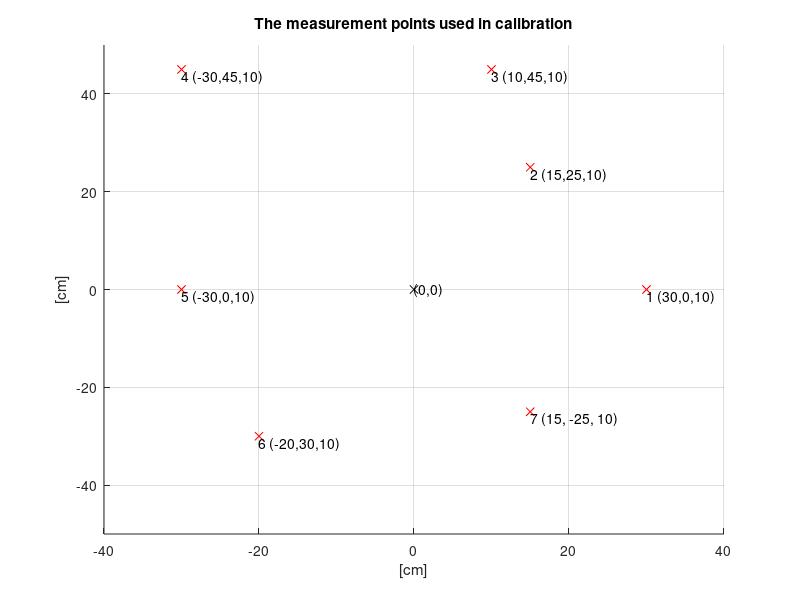

Write the MATLAB code that produced this figure.
%   Used to draw measurements
clc
clear all
close all
p = [30, 0, 10; 
    15, 25, 10;
    10, 45, 10;
    -30, 45, 10;
    -30, 0, 10;
    -20, -30, 10;
    15, -25, 10]';

figure()
hold on
grid on
axis([-40,40, -50, 50])
plot(0,0,'xk')
text(0,0,'(0,0)')
plot(p(1,:), p(2,:), 'rx')
names = {'1 (30,0,10)';'2 (15,25,10)';'3 (10,45,10)';'4 (-30,45,10)';'5 (-30,0,10)';'6 (-20,30,10)';'7 (15, -25, 10)'}; 
%names ={'x1';'x2';'x3'}
title('The measurement points used in calibration')
xlabel('[cm]');
ylabel('[cm]');
text(p(1,:),p(2,:),names,'VerticalAlignment', 'top', 'HorizontalAlignment', 'left')

